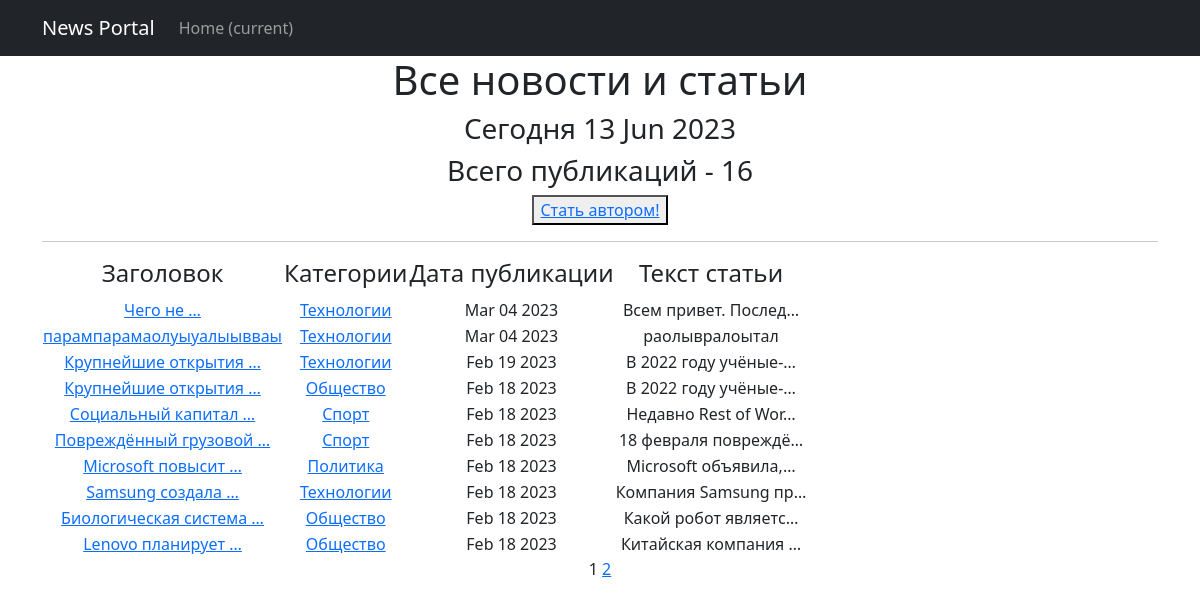
Page /news/ on the committed database.
### News_Portal_app/models.py (models this page shows, shortened)
class Post(models.Model):
    article = 'AR'
    news = 'NE'
    cat_ar_ne = [(article, 'статья'),
                 (news, 'новость')]
    author = models.ForeignKey(Author, on_delete = models.CASCADE)
    _type = models.CharField(max_length=2, choices=cat_ar_ne)
    time_in = models.DateTimeField(auto_now_add=True)
    categories = models.ManyToManyField(Category, through='PostCategory')
    heading = models.CharField(max_length=255)
    text = models.TextField()
    post_rating = models.IntegerField(default=0)

class Category(models.Model):
    sport = 'SP'
    politico = 'PO'
    education = 'ED'
    society = 'SO'
    technologies = 'TE'
    cat_field = [(sport, 'Cпорт'),
                 (politico, 'Политика'),
                 (education, 'Образование'),
                 (society, 'Общество'),
                 (technologies, 'Технологии')]
    cat_name = models.CharField(max_length=2, choices=cat_field, unique=True)
    subscribers = models.ManyToManyField(User, blank=True, null=True, related_name='categories')

### News_Portal_app/views.py (the view)
# urls.py: path('', cache_page(60)(PostsList.as_view()), name='post_list'),
class PostsList(ListView):
    model = Post
    ordering = '-time_in'
    template_name = 'posts.html'
    context_object_name = 'posts'
    paginate_by = 10
    def get_context_data(self, **kwargs):
        context = super().get_context_data(**kwargs)
        context['time_now'] = datetime.utcnow()
        context['is_not_author'] = not self.request.user.groups.filter(name='authors').exists()
        return context

### News_Portal_app/templatetags/custom_filters.py (called while the page is built)
@register.filter()
def censor(text):
    try:
        text = text.replace("Яндекс", "Я*****")
        text = text.replace("RuStore", "R******")
        return text
    except TypeError as e:
        print(f'Ошибка {e}. Тип данных должен быть str.')

### News_Portal/templates/posts.html (shortened to what this page needs)
{% extends 'flatpages/default.html' %}
{% load custom_filters %}
{% load custom_tags %}
{% block content %}
<h1>Все новости и статьи</h1>
<h3>Сегодня {{ time_now|date:'d M Y' }}</h3>
<h3>Всего публикаций - {{ page_obj.paginator.count }}</h3>
{% if is_not_author %}
<button> <a href="{% url 'upgrade' %}"> Стать автором!</a> </button>
{% endif %}
   <hr>
   {% if posts %}
       <table>
           <tr>
               <td><h4>Заголовок</h4></td>
               <td><h4>Категории</h4></td>
               <td><h4>Дата публикации</h4></td>
               <td><h4>Текст статьи</h4></td>
           </tr>
           {% for post in posts %}
           <tr>
               <td>
                   <a href="{% url 'post_detail' post.id %}">{{ post.heading|truncatewords:2|censor }}</a>
               </td>
               <td>
                   {% for category in post.categories.all %}
                   <a href="{% url 'category_list' category.id %}">{{ category.get_cat_name_display }}</a>
                   {% endfor %}
               </td>
               <td>{{ post.time_in|date:'M d Y' }}</td>
               <td>{{ post.text|truncatechars:20|censor }}</td>
           </tr>
           {% endfor %}
       </table>
   {% else %}
       <h2>Упс, статей нет!</h2>
   {% endif %}
   {{ page_obj.number }}
   {% if page_obj.has_next %}
       <a href="?page={{ page_obj.next_page_number }}">{{ page_obj.next_page_number }}</a>
   {% endif %}
{% endblock content %}

### rows in the picture
Post: heading|censor "Чего не …", time_in "Mar 04 2023", text|censor "Всем привет. Послед…"
Category: cat_name "Технологии"
Post: heading|censor "парампарамаолуыуалыывваы", time_in "Mar 04 2023", text|censor "раолывралоытал"
Post: heading|censor "Крупнейшие открытия …", time_in "Feb 19 2023", text|censor "В 2022 году учёные-…"
Post: heading|censor "Крупнейшие открытия …", time_in "Feb 18 2023", text|censor "В 2022 году учёные-…"
Category: cat_name "Общество"
Post: heading|censor "Социальный капитал …", time_in "Feb 18 2023", text|censor "Недавно Rest of Wor…"
Category: cat_name "Cпорт"
Post: heading|censor "Повреждённый грузовой …", time_in "Feb 18 2023", text|censor "18 февраля повреждё…"
Post: heading|censor "Microsoft повысит …", time_in "Feb 18 2023", text|censor "Microsoft объявила,…"
Category: cat_name "Политика"
Post: heading|censor "Samsung создала …", time_in "Feb 18 2023", text|censor "Компания Samsung пр…"
Post: heading|censor "Биологическая система …", time_in "Feb 18 2023", text|censor "Какой робот являетс…"
Post: heading|censor "Lenovo планирует …", time_in "Feb 18 2023", text|censor "Китайская компания …"

### other values in the picture
{{ time_now|date:'d M Y' }} "13 Jun 2023"
{{ page_obj.paginator.count }} "16"
{{ page_obj.number }} "1"
{{ page_obj.next_page_number }} "2"
